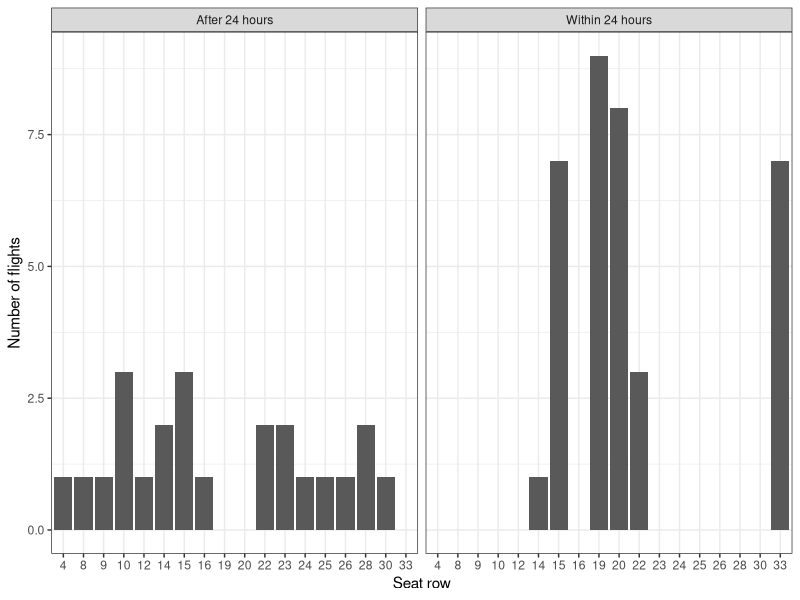

Generate this figure with R:
## ---- chunk 1
library = function (...) suppressMessages(base::library(...))
library("dplyr")
library("ggplot2")
library("knitr")

#Load timezones
timezones_df = read.table("data/airport_timezones.csv", sep = ",", 
                          header = TRUE, colClasses = c("character", "character"), stringsAsFactors = FALSE)

#Load data
data = read.table("data/ryanair_checkin_data.csv", header = TRUE, sep = ",", stringsAsFactors = FALSE) %>%
  dplyr::mutate(checkin_datetime =  paste(checkin_date, checkin_time)) %>%
  dplyr::mutate(departure_datetime = paste(departure_date, departure_time)) %>%
  dplyr::left_join(timezones_df, by = "from") %>%
  dplyr::tbl_df()

#Caclulate difference in days
checkin = strptime(data$checkin_datetime, "%d/%m/%Y %H:%M", tz = "GMT")
departure = strptime(paste(data$departure_datetime, data$timezone), "%d/%m/%Y %H:%M:%S %z", tz = "GMT")
data = dplyr::mutate(data, days_before_departure = as.numeric(departure-checkin)/24)

#Extract row letters and numbers
data_seat_classes = dplyr::mutate(data, seat_letter = stringr::str_extract(data$seat_number, '\\D')) %>%
  dplyr::mutate(seat_row = as.numeric(stringr::str_extract(data$seat_number, '\\d+'))) %>%
  dplyr::mutate(seat_is_middle = ifelse(seat_letter == "B" | seat_letter == "E", TRUE, FALSE)) %>%
  dplyr::mutate(checkin_first_day = ifelse(days_before_departure >= 6, TRUE, FALSE)) %>%
  dplyr::mutate(checkin_text = ifelse(checkin_first_day, "Within 24 hours", "After 24 hours"))

#Calculate the frequency of getting middle seats
freq_table = dplyr::group_by(data_seat_classes, checkin_text) %>% 
  summarise(middle_seat_count = length(which(seat_is_middle)), total_count = length(seat_is_middle)) %>%
  dplyr::select(checkin_text, total_count, middle_seat_count) %>%
  dplyr::mutate(frequency = round(middle_seat_count/total_count,3)) %>%
  as.data.frame()
colnames(freq_table) = c("Check-in time", "Number of flights", "Number of middle seats", "Fraction")
## ---- chunk 2
kable(freq_table, format = "markdown")
## ---- chunk 3
ggplot(data_seat_classes, aes(x = as.factor(seat_row))) + geom_bar() + 
  facet_wrap(~checkin_text) + 
  xlab("Seat row") + 
  ylab("Number of flights") + 
  theme_bw()
